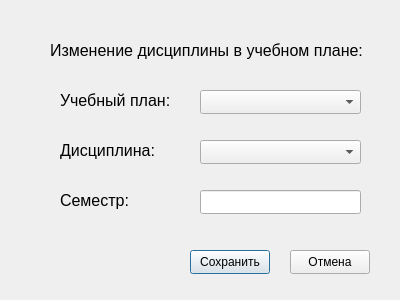
<?xml version="1.0" encoding="UTF-8"?>
<ui version="4.0">
 <class>Dialog</class>
 <widget class="QDialog" name="Dialog">
  <property name="geometry">
   <rect>
    <x>0</x>
    <y>0</y>
    <width>400</width>
    <height>300</height>
   </rect>
  </property>
  <property name="windowTitle">
   <string>Dialog</string>
  </property>
  <widget class="QPushButton" name="pushButton">
   <property name="geometry">
    <rect>
     <x>190</x>
     <y>250</y>
     <width>80</width>
     <height>24</height>
    </rect>
   </property>
   <property name="text">
    <string>Сохранить</string>
   </property>
  </widget>
  <widget class="QPushButton" name="pushButton_2">
   <property name="geometry">
    <rect>
     <x>290</x>
     <y>250</y>
     <width>80</width>
     <height>24</height>
    </rect>
   </property>
   <property name="text">
    <string>Отмена</string>
   </property>
  </widget>
  <widget class="QLabel" name="label_3">
   <property name="geometry">
    <rect>
     <x>50</x>
     <y>40</y>
     <width>351</width>
     <height>21</height>
    </rect>
   </property>
   <property name="font">
    <font>
     <pointsize>12</pointsize>
    </font>
   </property>
   <property name="text">
    <string>Изменение дисциплины в учебном плане:</string>
   </property>
  </widget>
  <widget class="QLineEdit" name="lineEdit">
   <property name="geometry">
    <rect>
     <x>200</x>
     <y>190</y>
     <width>161</width>
     <height>24</height>
    </rect>
   </property>
  </widget>
  <widget class="QComboBox" name="comboBox">
   <property name="geometry">
    <rect>
     <x>200</x>
     <y>90</y>
     <width>161</width>
     <height>24</height>
    </rect>
   </property>
  </widget>
  <widget class="QLabel" name="label_2">
   <property name="geometry">
    <rect>
     <x>60</x>
     <y>140</y>
     <width>131</width>
     <height>21</height>
    </rect>
   </property>
   <property name="font">
    <font>
     <pointsize>12</pointsize>
    </font>
   </property>
   <property name="text">
    <string>Дисциплина:</string>
   </property>
  </widget>
  <widget class="QLabel" name="label">
   <property name="geometry">
    <rect>
     <x>60</x>
     <y>90</y>
     <width>131</width>
     <height>21</height>
    </rect>
   </property>
   <property name="font">
    <font>
     <pointsize>12</pointsize>
    </font>
   </property>
   <property name="text">
    <string>Учебный план:</string>
   </property>
  </widget>
  <widget class="QLabel" name="label_4">
   <property name="geometry">
    <rect>
     <x>60</x>
     <y>190</y>
     <width>131</width>
     <height>21</height>
    </rect>
   </property>
   <property name="font">
    <font>
     <pointsize>12</pointsize>
    </font>
   </property>
   <property name="text">
    <string>Семестр:</string>
   </property>
  </widget>
  <widget class="QComboBox" name="comboBox_2">
   <property name="geometry">
    <rect>
     <x>200</x>
     <y>140</y>
     <width>161</width>
     <height>24</height>
    </rect>
   </property>
  </widget>
 </widget>
 <resources/>
 <connections/>
</ui>
